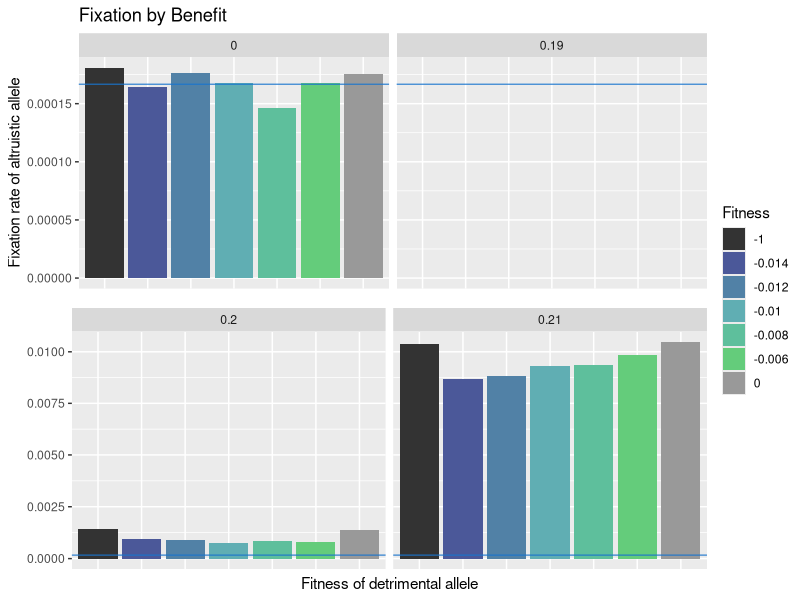
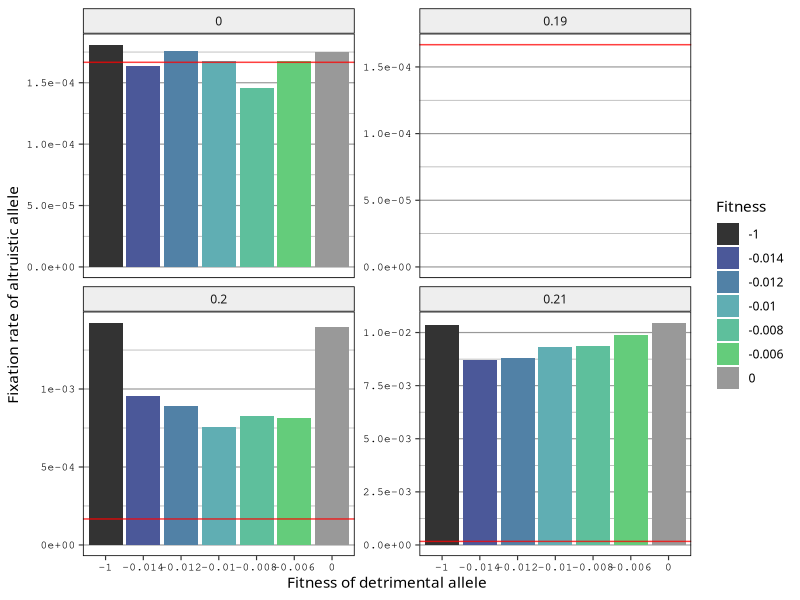
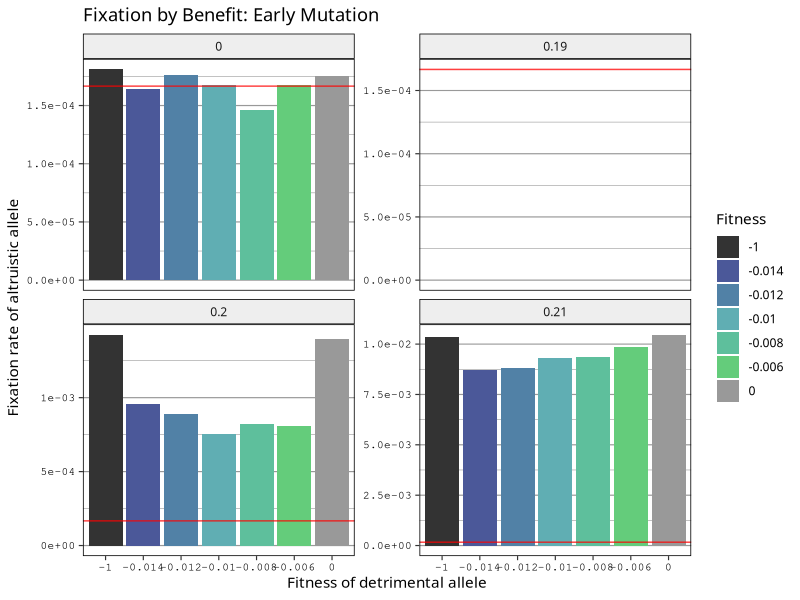

R code for these plots, in order: (Note: this script raises an error after producing the figures.)
library(tidyverse)
library(scales)
library(ggpubr)
setwd("~/Desktop/Brandvain Lab/BG and kinship/")

fitnessColors = c("#333333",
                  "#4B5899", 
                  "#5181A6", 
                  "#60AEB3", 
                  "#5EBF9C", 
                  "#64CC7B",
                  "#999999")


litterColors = c("#528FCC",
                 "#4747B3", 
                 "#562D80", 
                 "#730A3F", 
                 "#400D0E")

litterColorsNo2 = c("#528FCC",
#                 "#4747B3", 
                 "#562D80", 
                 "#730A3F", 
                 "#400D0E")


litterColors2 = c("#E6D273",
                  "#AEBF56", 
                  "#4A943B", 
                  "#24663A", 
                  "#0F332D")

fitnessLabels = c("-1",
                  "-0.014",
                  "-0.012",
                  "-0.010",
                  "-0.008",
                  "-0.006",
                  " 0")

custom_theme <- function (base_size = 12, base_family = "") {
  theme_bw(base_size, base_family, base_line_size = base_size / 30) %+replace%
    theme(text = element_text(colour = "black",
                              family = "Geneva"),
          #axis.text.x=element_blank(),
          #axis.ticks.x=element_blank(),
          axis.text = element_text(family = "Courier",
                                   size = base_size / 1.5),
          panel.grid.major.x = element_blank(),
          panel.background = element_blank(),
          panel.border = element_rect(fill = NA,
                                      color = "black"),
          panel.grid = element_line(color = "#999999"),
          strip.background = element_rect(color = "black",
                                          fill = "#EEEEEE"),
          plot.background = element_rect(fill = NA,
                                         color = NA)
          )
  }

#         Data

#large increments, mutation introducd in early()
earlyStats <- read_csv("Data/largeIncrements.csv")

earlyRow1 <- ggplot(earlyStats %>% 
                      filter(benefit < 0.2) %>% 
                      mutate(fitness = factor(fitness)),
                    aes(x = fitness,
                        y = percentFixed,
                        group = factor(benefit),
                        fill = fitness)) +
  scale_fill_manual(name = "Fitness",
                    values = fitnessColors) +
  geom_col() +
  #scale_y_continuous(labels = scientific) +
  scale_y_continuous(trans = "log1p") +
  theme(axis.text.x=element_blank(),
        axis.ticks.x=element_blank()) +
  #facet_wrap(~benefit, scales = "free_y") +
  facet_wrap(~benefit) +
  geom_hline(yintercept = 1/6000,
             color = "dodgerblue3",
             alpha = 0.75) +
  ylab("Fixation rate of altruistic allele") + 
  theme(axis.title.x=element_blank()) +
  ggtitle("Fixation by Benefit")

earlyRow2 <- ggplot(earlyStats %>% 
                      filter(benefit >= 0.2) %>% 
                      filter(benefit != 0.22) %>%
                      mutate(fitness = factor(fitness)),
                    aes(x = fitness,
                        y = percentFixed,
                        group = factor(benefit),
                        fill = fitness)) +
  scale_fill_manual(name = "Fitness",
                    values = fitnessColors) +
  geom_col() +
  #scale_y_continuous(labels = scientific) +
  scale_y_continuous(trans = "log1p") +
  theme(axis.text.x=element_blank(),
        axis.ticks.x=element_blank()) +
  #facet_wrap(~benefit, scales = "free_y") +
  facet_wrap(~benefit) +
  geom_hline(yintercept = 1/6000,
             color = "dodgerblue3",
             alpha = 0.75) +
  xlab("Fitness of detrimental allele") +
  ylab(" ")

ggarrange(earlyRow1, earlyRow2, 
          ncol = 1, nrow = 2, 
          common.legend = TRUE,
          legend = "right"
          )

#normal early plot
ggplot(earlyStats %>% 
         #filter(benefit != 0.19) %>% 
         mutate(fitness = factor(fitness)),
       aes(x = fitness,
           y = percentFixed,
           group = factor(benefit),
           fill = fitness)) +
  scale_fill_manual(name = "Fitness",
                    values = fitnessColors) +
  geom_col() +
  scale_y_continuous(labels = scientific) +
  facet_wrap(~benefit, scales = "free_y") +
  #facet_wrap(~benefit) +
  geom_hline(yintercept = 1/6000,
             color = "red",
             alpha = 0.75) +
  xlab("Fitness of detrimental allele") +
  ylab("Fixation rate of altruistic allele") + 
  custom_theme()



# late
lateStats <- "Data/lateLargeIncrements.csv"

ggplot(earlyStats %>% 
         filter(benefit != 0.22) %>% 
         mutate(fitness = factor(fitness)),
       aes(x = fitness,
           y = percentFixed,
           group = factor(benefit),
           fill = fitness)) +
  scale_fill_manual(name = "Fitness",
                    values = fitnessColors) +
  geom_col() +
  scale_y_continuous(labels = scientific_format(width = 7)) +
  facet_wrap(~benefit, scales = "free_y") +
  #facet_wrap(~benefit) +
  geom_hline(yintercept = 1/6000,
             color = "red",
             alpha = 0.75) +
  xlab("Fitness of detrimental allele") +
  ylab("Fixation rate of altruistic allele") + 
  ggtitle("Fixation by Benefit: Early Mutation") +
  custom_theme()


ggplot(lateStats %>% mutate(fitness = factor(fitness)),
       aes(x = fitness,
           y = percentFixed,
           group = factor(benefit),
           fill = fitness)) +
  scale_fill_manual(name = "Fitness",
                    values = fitnessColors) +
  geom_col() +
  scale_y_continuous(labels = scientific_format(width = 7)) +
  theme(axis.text.x=element_blank(),
        axis.ticks.x=element_blank()) +
  facet_wrap(~benefit, scales = "free_y") +
  geom_hline(yintercept = 1/2000,
             color = "red",
             alpha = 0.75) +
  xlab("Fitness of detrimental allele") +
  ylab("Fixation rate of altruistic allele") + 
  ggtitle("Fixation by Benefit: Late Mutation") + 
  custom_theme()

# combine late and early
lateStats$type = "late"
earlyStats$type = "early"

#0

early0 <- ggplot(earlyStats %>% 
                   filter(benefit == 0) %>% 
                   mutate(fitness = factor(fitness)),
                 aes(x = fitness,
                     y = percentFixed,
                     group = factor(benefit),
                     fill = fitness)) +
  scale_fill_manual(name = "Fitness",
                    values = fitnessColors) +
  geom_col() +
  scale_y_continuous(labels = scientific,
                     limits = c(0, 1.1/6000)) +
  theme(axis.text.x=element_blank(),
        axis.ticks.x=element_blank()) +
  geom_hline(yintercept = 1/6000,
             color = "dodgerblue3",
             alpha = 0.75) +
  xlab("Fitness of detrimental allele") +
  ylab("Fixation rate of altruistic allele") + 
  ggtitle("Fixation: Early") + 
  custom_theme()

late0 <- ggplot(lateStats %>% 
                  filter(benefit == 0) %>% 
                  mutate(fitness = factor(fitness)),
                aes(x = fitness,
                    y = percentFixed,
                    group = factor(benefit),
                    fill = fitness)) +
  scale_fill_manual(name = "Fitness",
                    values = fitnessColors) +
  geom_col() +
  scale_y_continuous(labels = scientific,
                     limits = c(0, 1.1/2000)) +
  theme(axis.text.x=element_blank(),
        axis.ticks.x=element_blank(),
        axis.title.y = element_blank()) +
  geom_hline(yintercept = 1/2000,
             color = "dodgerblue3",
             alpha = 0.75) +
  xlab("Fitness of detrimental allele") +
  ggtitle("Fixation: Late") + 
  custom_theme()

ggarrange(early0, late0,
          ncol = 2,
          common.legend = TRUE,
          legend = "right")

early2 <- ggplot(earlyStats %>% 
                   filter(benefit == 0.2) %>% 
                   mutate(fitness = factor(fitness)),
                 aes(x = fitness,
                     y = percentFixed,
                     group = factor(benefit),
                     fill = fitness)) +
  scale_fill_manual(name = "Fitness",
                    values = fitnessColors) +
  geom_col() +
  scale_y_continuous(labels = scientific,
                     limits = c(0, 8.7/6000)) +
  theme(axis.text.x=element_blank(),
        axis.ticks.x=element_blank()) +
  geom_hline(yintercept = 1/6000,
             color = "red",
             alpha = 0.75) +
  xlab("Fitness of detrimental allele") +
  ylab("Fixation rate of altruistic allele") + 
  ggtitle("Early Mutation") + 
  custom_theme() %+replace%
  theme(axis.text.x=element_blank(),
        axis.ticks.x=element_blank())
  
late2 <- ggplot(lateStats %>% 
                  filter(benefit == 0.2) %>% 
                  mutate(fitness = factor(fitness)),
                aes(x = fitness,
                    y = percentFixed,
                    group = factor(benefit),
                    fill = fitness)) +
  scale_fill_manual(name = "Fitness",
                    values = fitnessColors) +
  geom_col() +
  scale_y_continuous(labels = scientific,
                     limits = c(0, 8.7/2000)) +
  theme(axis.text.x=element_blank(),
        axis.ticks.x=element_blank(),
        axis.title.y = element_blank()) +
  geom_hline(yintercept = 1/2000,
             color = "red",
             alpha = 0.75) +
  xlab("Fitness of detrimental allele") +
  ggtitle("Late Mutation") +
  custom_theme() %+replace%
  theme(axis.text.x=element_blank(),
        axis.ticks.x=element_blank(),
        axis.title.y = element_blank())

ggarrange(early2, late2,
          ncol = 2,
          common.legend = TRUE,
          legend = "right") + 


#both <- full_join(lateStats, BGKstats)

#ggplot(both %>% mutate(fitness = factor(fitness)), 
#       aes(x = fitness, 
#           y = percentFixed, 
#           group = factor(type))) +
#  geom_line() + 
#  facet_wrap(~type+benefit, scales = "free_y") + 
#  geom_hline(yintercept = 1/2000, color = "red") + 
#  geom_hline(yintercept = 1/6000, color = "blue")


# compare early and late for benefit = 0.2
both2 <- full_join(lateStats %>% filter(benefit == 0.2), 
                   BGKstats %>% filter(benefit == 0.2))

ggplot(both2 %>% 
         mutate(fitness = factor(fitness)),
       aes (x = fitness, 
            y  = percentFixed,
            group = factor(type),
            fill = fitness)) +
  scale_fill_manual(values = fitnessColors) +
  geom_col() +
  scale_y_continuous(labels = scientific) +
  theme(axis.text.x=element_blank(),
        axis.ticks.x=element_blank()) +
  facet_wrap(~type, scales = "free_y") + 
  xlab("Fitness of detrimental allele") + 
  ylab("Fixation rate of altruistic allele") + 
  ggtitle("Early vs Late at Benefit = 0.20")

#compare early and late for benefit = 0.21
both21 <- full_join(lateStats %>% filter(benefit == 0.21),
                    BGKstats %>% filter(benefit == 0.21))

ggplot(both21 %>% 
         mutate(fitness = factor(fitness)),
       aes (x = fitness, 
            y  = percentFixed,
            group = factor(type),
            fill = fitness)) +
  scale_fill_manual(values = fitnessColors) +
  geom_col() +
  scale_y_continuous(labels = scientific) +
  theme(axis.text.x=element_blank(),
        axis.ticks.x=element_blank()) +
  facet_wrap(~type, scales = "free_y") +
  xlab("Fitness of detrimental allele") + 
  ylab("Fixation rate of altruistic allele") + 
  ggtitle("Early vs Late at Benefit = 0.21")

# smaller increments
fineStats <- read_csv("Data/fineIncrements.csv")

ggplot(fineStats %>% 
         filter(benefit >= 0.193) %>%
         mutate(fitness = factor(fitness)),
       aes (x = fitness, 
            y  = percentFixed,
            group = factor(benefit),
            fill = fitness)) +
  scale_fill_manual(name = "Fitness",
                    values = fitnessColors) +
  geom_col() +
  scale_y_continuous(labels = number_format(trim = FALSE)) +
  theme(axis.text.x=element_blank(),
        axis.ticks.x=element_blank()) +
  facet_wrap(~benefit, scales = "free_y") + 
  geom_hline(yintercept = 1/6000,
             color = "red",
             alpha = 0.75) +
  xlab("Fitness of detrimental allele") + 
  ylab("Fixation rate of altruistic allele") + 
  ggtitle("Fixation by Benefit from Being Helped") + 
  custom_theme()

ggplot(fineStats %>% 
         filter(benefit >= 0.195 & benefit < 0.201) %>%
         mutate(fitness = factor(fitness)),
       aes (x = fitness, 
            y  = percentFixed,
            group = factor(benefit),
            fill = fitness)) +
  scale_fill_manual(name = "Fitness",
                    values = fitnessColors,
                    labels = fitnessLabels) +
  scale_x_discrete(labels = fitnessLabels) +
  geom_col() +
  scale_y_continuous(labels = scientific) +
  facet_wrap(~benefit,
             scales = "free_y",
             ncol = 2) + 
  geom_hline(yintercept = 1/6000,
             color = "red",
             alpha = 0.75) +
  xlab("Fitness effect of detrimental allele") + 
  ylab("Fixation chance of dominant altruistic allele") + 
  custom_theme()  %+replace%
  theme(axis.text.x = element_text(angle = 90, hjust = 0))

ggplot(fineStats %>% 
         filter(benefit >= 0.196) %>%
         mutate(fitness = factor(fitness)),
       aes (x = fitness, 
            y  = percentFixed,
            group = factor(benefit),
            fill = fitness)) +
  scale_fill_manual(name = "Fitness",
                    values = fitnessColors,
                    labels = fitnessLabels) +
  scale_x_discrete(labels = fitnessLabels) +
  geom_col() +
  scale_y_continuous(labels = scientific) +
  facet_wrap(~benefit,
             scales = "free_y",
             ncol = 2) + 
  geom_hline(yintercept = 1/6000,
             color = "red",
             alpha = 0.75) +
  xlab("Fitness effect of detrimental allele") + 
  ylab("Fixation chance of dominant altruistic allele") + 
  custom_theme()  %+replace%
  theme(axis.text.x = element_text(angle = 90, hjust = 0))

#ggplot(het6 %>% 
ggplot(hetStats %>% filter(numInter == 1) %>%
         filter(benefit >= 0.198) %>%
         mutate(fitness = factor(fitness)),
       aes (x = fitness, 
            y  = percentFixed,
            group = factor(benefit),
            fill = fitness)) +
  scale_fill_manual(name = "Fitness",
                    values = fitnessColors,
                    labels = fitnessLabels) +
  scale_x_discrete(labels = fitnessLabels) +
  geom_col() +
  scale_y_continuous(labels = scientific) +
  facet_wrap(~benefit,
             scales = "free_y",
             ncol = 2) + 
  geom_hline(yintercept = 1/6000,
             color = "red",
             alpha = 0.75) +
  xlab("Fitness effect of detrimental allele") + 
  ylab("Fixation chance of non-dominant altruistic allele") + 
  custom_theme()  %+replace%
  theme(axis.text.x = element_text(angle = 90, hjust = 0))

ggplot(fineStats %>% 
         filter(benefit >= 0.1956) %>%
         mutate(fitness = factor(fitness)),
       aes (x = fitness, 
            y  = percentFixed * 6000,
            group = factor(benefit),
            fill = fitness)) +
  scale_fill_manual(name = "Fitness",
                    values = fitnessColors) +
  geom_col() +
  scale_y_continuous(#labels = scientific,
                     trans = "log10") +
  theme(axis.text.x=element_blank(),
        axis.ticks.x=element_blank()) +
  facet_wrap(~benefit) + 
  geom_hline(yintercept = 1,
             color = "red",
             alpha = 0.75) +
  xlab("Fitness of detrimental allele") + 
  ylab("Fixation rate of altruistic allele") + 
  ggtitle("Fixation by Benefit: Small Increments")



fineRow1 <- ggplot(fineStats %>% 
         filter(benefit < 0.196) %>%
           filter(benefit > 0.192) %>% 
         mutate(fitness = factor(fitness)),
       aes (x = fitness, 
            y  = percentFixed,
            group = factor(benefit),
            fill = fitness)) +
  scale_fill_manual(name = "Fitness",
                    values = fitnessColors) +
  geom_col() +
  scale_y_continuous(labels = scientific_format(width = 7)) +
  facet_wrap(~benefit) + 
  geom_hline(yintercept = 1/6000,
             color = "red",
             alpha = 0.75) +
  ylab(" ") + 
  ggtitle("Fixation by Benefit: Small Increments") +
  custom_theme() %+replace%
  theme(axis.text.x=element_blank(),
        axis.ticks.x=element_blank(),
        axis.title.x = element_blank())

fineRow2 <- ggplot(fineStats %>% 
                     filter(benefit < 0.199) %>%
                     filter(benefit >= 0.196) %>% 
                     mutate(fitness = factor(fitness)),
                   aes (x = fitness, 
                        y  = percentFixed,
                        group = factor(benefit),
                        fill = fitness)) +
  scale_fill_manual(name = "Fitness",
                    values = fitnessColors) +
  geom_col() +
  scale_y_continuous(labels = scientific_format(width = 7)) +
  facet_wrap(~benefit) + 
  geom_hline(yintercept = 1/6000,
             color = "red",
             alpha = 0.75) +
  ylab("Fixation rate of altruistic allele") +
  custom_theme() %+replace%
  theme(axis.text.x=element_blank(),
        axis.ticks.x=element_blank(),
        axis.title.x = element_blank())


fineRow3 <- ggplot(fineStats %>% 
                     filter(benefit >= 0.199) %>% 
                     mutate(fitness = factor(fitness)),
                   aes (x = fitness, 
                        y = percentFixed,
                        group = factor(benefit),
                        fill = fitness)) +
  scale_fill_manual(name = "Fitness",
                    values = fitnessColors) +
  geom_col() +
  scale_y_continuous(labels = scientific_format(width = 7)) +
  theme(axis.text.x=element_blank(),
        axis.ticks.x=element_blank()) +
  facet_wrap(~benefit) + 
  geom_hline(yintercept = 1/6000,
             color = "red",
             alpha = 0.75) +
  xlab("Fitness of detrimental allele") + 
  ylab(" ") +
  custom_theme() %+replace%
  theme(axis.text.x=element_blank(),
        axis.ticks.x=element_blank(),
        axis.text.y.left = element_text(family = "Courier"))
  
ggarrange(fineRow1, fineRow2, fineRow3,
          nrow = 3,
          common.legend = TRUE,
          legend = "right")

#litter
litterStats <- read_csv("Data/litter.csv")

ggplot(litterStats %>% 
         mutate(fitness = factor(fitness)),
       aes (x = fitness, 
            y  = percentFixed,
            group = factor(litterSize),
            color = factor(litterSize))) +
  geom_point() +
  scale_color_manual(name = "Litter Size",
                    values = litterColors,
                    guide = guide_legend(reverse = TRUE)) +
  geom_line(data = litterStats %>% 
              mutate(fitness = factor(fitness)) %>% 
              filter(fitness != 0) %>%
              filter(fitness != -1),
            size = 1) + 
  geom_line(data = litterStats %>% 
              filter(fitness <= -0.014) %>%
              mutate(fitness = factor(fitness)),
            linetype = "dashed") +
  geom_line(data = litterStats %>% 
              filter(fitness >= -0.006) %>%
              mutate(fitness = factor(fitness)),
            linetype = "dashed") +
  geom_hline(yintercept = 1/4000,
             color = litterColors[1],
             alpha = 0.9) + 
  geom_hline(yintercept = 1/6000,
             color = litterColors[2],
             alpha = 0.9) + 
  geom_hline(yintercept = 1/8000,
             color = litterColors[3],
             alpha = 0.9) + 
  geom_hline(yintercept = 1/10000,
             color = litterColors[4],
             alpha = 0.9) + 
  geom_hline(yintercept = 1/12000,
             color = litterColors[5],
             alpha = 0.9) + 
  facet_wrap(~benefit, scales = "free_y") +
  scale_y_continuous(labels = scientific,
                     trans = "log1p") +
  xlab("Fitness of detrimental allele") + 
  ylab("Fixation rate of altruistic allele") + 
  ggtitle("Fixation by Benefit and Litter Size") + 
  custom_theme() %+replace%
  theme(axis.text.x = element_text(angle = 90, hjust = 0),
        axis.ticks.y = element_line(),
        panel.grid.major.x = element_line(color = "#BBBBBB"))

litterNo2 = litterStats %>% filter(litterSize != 2)

ggplot(litterNo2 %>%
         mutate(fitness = factor(fitness)),
       aes (x = fitness, 
            y  = percentFixed,
            group = factor(litterSize),
            color = factor(litterSize))) +
  geom_point() +
  scale_color_manual(name = "Litter Size",
                     values = litterColorsNo2,
                     guide = guide_legend(reverse = TRUE)) +
  geom_line(data = litterNo2 %>% 
              mutate(fitness = factor(fitness)) %>% 
              filter(fitness != 0) %>%
              filter(fitness != -1),
            size = 1) + 
  geom_line(data = litterNo2 %>% 
              filter(fitness <= -0.014) %>%
              mutate(fitness = factor(fitness)),
            linetype = "dashed") +
  geom_line(data = litterNo2 %>% 
              filter(fitness >= -0.006) %>%
              mutate(fitness = factor(fitness)),
            linetype = "dashed") +
  geom_hline(yintercept = 1/4000,
             color = litterColorsNo2[1],
             alpha = 0.9) + 
  geom_hline(yintercept = 1/6000,
             color = litterColorsNo2[2],
             alpha = 0.9) + 
  geom_hline(yintercept = 1/8000,
             color = litterColorsNo2[3],
             alpha = 0.9) + 
  geom_hline(yintercept = 1/10000,
             color = litterColorsNo2[4],
             alpha = 0.9) + 
  geom_hline(yintercept = 1/12000,
             color = litterColorsNo2[5],
             alpha = 0.9) + 
  facet_wrap(~benefit, scales = "free_y") +
  scale_y_continuous(labels = scientific,
                     trans = "log1p") +
  xlab("Fitness of detrimental allele") + 
  ylab("Fixation rate of altruistic allele") + 
  custom_theme() %+replace%
  theme(axis.text.x = element_text(angle = 90, hjust = 0),
        axis.ticks.y = element_line(),
        panel.grid.major.x = element_line(color = "#BBBBBB"))

ggplot(litterStats %>% 
         mutate(fitness = factor(fitness)),
       aes (x = fitness, 
            y  = percentFixed,
            group = factor(litterSize),
            #color = factor(litterSize),
            fill = factor(litterSize))) +
  scale_fill_manual(name = "Litter Size",
                    values = litterColors2) +
  #geom_line() +
  geom_col(position = position_dodge()) +
  facet_wrap(~benefit, scales = "free_y") + 
  geom_hline(yintercept = 1/4000,
             color = litterColors[1],
             alpha = 0.9) +
  geom_hline(yintercept = 1/6000,
             color = litterColors[2],
             alpha = 0.9) +
  geom_hline(yintercept = 1/8000,
             color = litterColors[3],
             alpha = 0.9) +
  geom_hline(yintercept = 1/10000,
             color = litterColors[4],
             alpha = 0.9) +
  geom_hline(yintercept = 1/12000,
             color = litterColors[5],
             alpha = 0.9) +
  xlab("Fitness of detrimental allele") + 
  ylab("Fixation rate of altruistic allele") + 
  ggtitle("Fixation by Benefit and Litter Size")


ggplot(litterStats %>% 
         filter(litterSize == 2) %>%
         mutate(fitness = factor(fitness)),
       aes (x = fitness, 
            y  = percentFixed,
            group = factor(litterSize),
            fill = factor(fitness))) +
  scale_fill_manual(name = "Fitness",
                    values = fitnessColors,
                    labels = fitnessLabels) +
  scale_y_continuous(labels = scientific) +
  geom_col() +
  facet_wrap(~benefit, scales = "fixed") + 
  geom_hline(yintercept = 1/4000,
             #color = "dodgerblue3",
             color = "red",
             alpha = 0.75) +
  xlab("Fitness of detrimental allele") + 
  ylab("Fixation rate of altruistic allele") + 
  ggtitle("Fixation by Benefit when Litter Size = 2") + 
  custom_theme() %+replace%
  theme(axis.text.x=element_blank(),
        axis.ticks.x=element_blank())

#recombination
recomStats <- read_csv("Data/recombination.csv")

ggplot(recomStats %>% 
         mutate(fitness = factor(fitness)),
       aes (x = fitness, 
            y  = percentFixed,
            group = factor(recom_rate),
            fill = factor(fitness))) +
  scale_fill_manual(name = "Fitness",
                    values = fitnessColors,
                    labels = fitnessLabels) +
  geom_col() +
  facet_wrap(~recom_rate) + 
  geom_hline(yintercept = 1/6000,
             color = "red",
             alpha = 0.75) +
  xlab("Fitness of detrimental allele") + 
  ylab("Fixation rate of altruistic allele") + 
  ggtitle("Fixation by Recombination Rate") + 
  custom_theme() %+replace%
  theme(axis.text.x=element_blank(),
        axis.ticks.x=element_blank())

#one-way interactions
oneStats <- read_csv("Data/oneWayInteractions.csv")

oneL4 <- oneStats %>% filter(litterSize == 4)
oneL2 <- oneStats %>% filter(litterSize == 2)

filteredOne <- oneStats %>% filter(benefit > 0.195) %>% filter(litterSize != 2)

ggplot(oneStats %>% 
         mutate(fitness = factor(fitness)),
       aes (x = fitness, 
            y  = percentFixed,
            group = factor(litterSize),
            color = factor(litterSize))) +
  geom_point() +
  scale_color_manual(name = "Litter Size",
                     values = litterColors) +
  geom_line(data = oneStats %>% 
              mutate(fitness = factor(fitness)) %>% 
              filter(fitness != 0) %>%
              filter(fitness != -1),
            size = 1) + 
  geom_line(data = oneStats %>% 
              filter(fitness <= -0.014) %>%
              mutate(fitness = factor(fitness)),
            linetype = "dashed") +
  geom_line(data = oneStats %>% 
              filter(fitness >= -0.006) %>%
              mutate(fitness = factor(fitness)),
            linetype = "dashed") +
  geom_hline(yintercept = 1/4000,
             color = litterColors[1],
             alpha = 0.9) + 
  geom_hline(yintercept = 1/6000,
             color = litterColors[2],
             alpha = 0.9) + 
  geom_hline(yintercept = 1/8000,
             color = litterColors[3],
             alpha = 0.9) + 
  geom_hline(yintercept = 1/10000,
             color = litterColors[4],
             alpha = 0.9) + 
  geom_hline(yintercept = 1/12000,
             color = litterColors[5],
             alpha = 0.9) + 
  facet_wrap(~benefit, scales = "free_y") +
  scale_y_continuous(labels = scientific,
                     trans = "log1p") +
  xlab("Fitness of detrimental allele") + 
  ylab("Fixation rate of altruistic allele") + 
  ggtitle("Fixation by Benefit and Litter Size") + 
  custom_theme() %+replace%
  theme(axis.text.x = element_text(angle = 90, hjust = 0),
        axis.ticks.y = element_line(),
        panel.grid.major.x = element_line(color = "#BBBBBB"))

ggplot(filteredOne %>% 
         mutate(fitness = factor(fitness)),
       aes (x = fitness, 
            y  = percentFixed,
            group = factor(litterSize),
            color = factor(litterSize))) +
  geom_point() +
  scale_color_manual(name = "Litter Size",
                     values = litterColors) +
  geom_line(data = filteredOne %>% 
              mutate(fitness = factor(fitness)) %>% 
              filter(fitness != 0) %>%
              filter(fitness != -1),
            size = 1) + 
  geom_line(data = filteredOne %>% 
              filter(fitness <= -0.014) %>%
              mutate(fitness = factor(fitness)),
            linetype = "dashed") +
  geom_line(data = filteredOne %>% 
              filter(fitness >= -0.006) %>%
              mutate(fitness = factor(fitness)),
            linetype = "dashed") +
  geom_hline(yintercept = 1/6000,
             color = litterColors[1],
             alpha = 0.9) + 
  geom_hline(yintercept = 1/8000,
             color = litterColors[2],
             alpha = 0.9) + 
  geom_hline(yintercept = 1/10000,
             color = litterColors[3],
             alpha = 0.9) + 
  geom_hline(yintercept = 1/12000,
             color = litterColors[4],
             alpha = 0.9) + 
  facet_wrap(~benefit, scales = "free_y") +
  scale_y_continuous(labels = scientific,
                     trans = "log1p") +
  xlab("Fitness of detrimental allele") + 
  ylab("Fixation rate of altruistic allele") + 
  ggtitle("Fixation by Benefit and Litter Size") + 
  custom_theme() %+replace%
  theme(axis.text.x = element_text(angle = 90, hjust = 0),
        axis.ticks.y = element_line(),
        panel.grid.major.x = element_line(color = "#BBBBBB"))


ggplot(oneL4 %>% 
         mutate(fitness = factor(fitness)),
       aes (x = fitness, 
            y  = percentFixed,
            group = factor(benefit),
            fill = fitness)) +
  scale_fill_manual(name = "Fitness",
                    values = fitnessColors,
                    labels = fitnessLabels) +
  scale_x_discrete(labels = fitnessLabels) +
  geom_col() +
  scale_y_continuous(labels = number_format(trim = FALSE)) +
  facet_wrap(~benefit,
             scales = "free_y") + 
  geom_hline(yintercept = 1/6000,
             color = "red",
             alpha = 0.75) +
  xlab("Fitness effect of detrimental allele") + 
  ylab("Fixation chance of altruistic allele") + 
  ggtitle("Fixation Chance by Benefit from Being Helped") + 
  custom_theme()  %+replace%
  theme(axis.text.x = element_text(angle = 90, hjust = 0))

ggplot(oneL2 %>% filter(benefit != 0.195) %>%
         mutate(fitness = factor(fitness)),
       aes (x = fitness, 
            y  = percentFixed,
            group = factor(benefit),
            fill = fitness)) +
  scale_fill_manual(name = "Fitness",
                    values = fitnessColors,
                    labels = fitnessLabels) +
  scale_x_discrete(labels = fitnessLabels) +
  geom_col() +
  scale_y_continuous(labels = number_format(trim = FALSE)) +
  facet_wrap(~benefit,
             scales = "fixed") + 
  geom_hline(yintercept = 1/4000,
             color = "red",
             alpha = 0.75) +
  xlab("Fitness effect of detrimental allele") + 
  ylab("Fixation chance of altruistic allele") + 
  ggtitle("Fixation Chance by Benefit from Being Helped") + 
  custom_theme()  %+replace%
  theme(axis.text.x = element_text(angle = 90, hjust = 0))

#single interaction
singleStats <- read_csv("Data/singleInteractions.csv")

singleFine <- singleStats %>% filter(benefit > 0.19 & benefit < 0.21)
singleBig <- singleStats %>% filter(benefit <= 0.19 | benefit >= 0.21 | benefit == 0.2)

ggplot(singleFine %>% 
         mutate(fitness = factor(fitness)),
       aes (x = fitness, 
            y  = percentFixed,
            group = factor(litterSize),
            color = factor(litterSize))) +
  geom_point() +
  scale_color_manual(name = "Litter Size",
                     values = litterColors) +
  geom_line(data = singleFine %>% 
              mutate(fitness = factor(fitness)) %>% 
              filter(fitness != 0) %>%
              filter(fitness != -1),
            size = 1) + 
  geom_line(data = singleFine %>% 
              filter(fitness <= -0.014) %>%
              mutate(fitness = factor(fitness)),
            linetype = "dashed") +
  geom_line(data = singleFine %>% 
              filter(fitness >= -0.006) %>%
              mutate(fitness = factor(fitness)),
            linetype = "dashed") +
  geom_hline(yintercept = 1/4000,
             color = litterColors[1],
             alpha = 0.9) + 
  geom_hline(yintercept = 1/6000,
             color = litterColors[2],
             alpha = 0.9) + 
  geom_hline(yintercept = 1/8000,
             color = litterColors[3],
             alpha = 0.9) + 
  geom_hline(yintercept = 1/10000,
             color = litterColors[4],
             alpha = 0.9) + 
  geom_hline(yintercept = 1/12000,
             color = litterColors[5],
             alpha = 0.9) + 
  facet_wrap(~benefit, scales = "free_y") +
  scale_y_continuous(labels = scientific,
                     trans = "log1p") +
  xlab("Fitness of detrimental allele") + 
  ylab("Fixation rate of altruistic allele") + 
  custom_theme() %+replace%
  theme(axis.text.x = element_text(angle = 90, hjust = 0),
        axis.ticks.y = element_line(),
        panel.grid.major.x = element_line(color = "#BBBBBB"))

singleNo2 = singleFine %>% filter(litterSize != 2)

ggplot(singleNo2 %>% 
         mutate(fitness = factor(fitness)),
       aes (x = fitness, 
            y  = percentFixed,
            group = factor(litterSize),
            color = factor(litterSize))) +
  geom_point() +
  scale_color_manual(name = "Litter Size",
                     values = litterColorsNo2) +
  geom_line(data = singleNo2 %>% 
              mutate(fitness = factor(fitness)) %>% 
              filter(fitness != 0) %>%
              filter(fitness != -1),
            size = 1) + 
  geom_line(data = singleNo2 %>% 
              filter(fitness <= -0.014) %>%
              mutate(fitness = factor(fitness)),
            linetype = "dashed") +
  geom_line(data = singleNo2 %>% 
              filter(fitness >= -0.006) %>%
              mutate(fitness = factor(fitness)),
            linetype = "dashed") +
  geom_hline(yintercept = 1/6000,
             color = litterColorsNo2[1],
             alpha = 0.9) + 
  geom_hline(yintercept = 1/8000,
             color = litterColorsNo2[2],
             alpha = 0.9) + 
  geom_hline(yintercept = 1/10000,
             color = litterColorsNo2[3],
             alpha = 0.9) + 
  geom_hline(yintercept = 1/12000,
             color = litterColorsNo2[4],
             alpha = 0.9) + 
  facet_wrap(~benefit, scales = "free_y") +
  scale_y_continuous(labels = scientific,
                     trans = "log1p") +
  xlab("Fitness of detrimental allele") + 
  ylab("Fixation rate of altruistic allele") + 
  custom_theme() %+replace%
  theme(axis.text.x = element_text(angle = 90, hjust = 0),
        axis.ticks.y = element_line(),
        panel.grid.major.x = element_line(color = "#BBBBBB"))

ggplot(singleBig %>% filter(litterSize == 4) %>%
         mutate(fitness = factor(fitness)),
       aes(x = fitness,
           y = percentFixed,
           group = factor(benefit),
           fill = fitness)) +
  scale_fill_manual(name = "Fitness",
                    values = fitnessColors,
                    labels = fitnessLabels) +
  scale_x_discrete(labels = fitnessLabels) +
  geom_col() +
  scale_y_continuous(labels = scientific) +
  facet_wrap(~benefit, scales = "free_y") +
  #facet_wrap(~benefit) +
  geom_hline(yintercept = 1/6000,
             color = "red",
             alpha = 0.75) +
  xlab("Fitness of detrimental allele") +
  ylab("Fixation rate of altruistic allele") + 
  custom_theme() %+replace%
  theme(axis.text.x = element_text(angle = 90, hjust = 0))

#heterozygosity
hetStats <- read_csv("Data/heterozygous50.csv")

het6 <- hetStats %>% filter(numInter == 6)

domSingle <- singleFine %>% filter(litterSize == 4)
domSingle$numInter = 1

domSix <- fineStats %>% filter(benefit > 0.195)
domSix$numInter = 6

domStats <- full_join(domSingle, domSix)

interColors = c("#88C5EB",
                "#5AB0E6",
                "#284E66")

ggplot(hetStats %>% 
         mutate(fitness = factor(fitness)),
       aes (x = fitness, 
            y  = percentFixed,
            group = factor(numInter),
            color = factor(numInter))) +
  scale_color_manual(name = "Number of\nInteractions",
                     values = interColors) +
  geom_point() +
  geom_line(data = hetStats %>% 
              mutate(fitness = factor(fitness)) %>% 
              filter(fitness != 0) %>%
              filter(fitness != -1),
            size = 1) + 
  geom_line(data = hetStats %>% 
              filter(fitness <= -0.014) %>%
              mutate(fitness = factor(fitness)),
            linetype = "dashed") +
  geom_line(data = hetStats %>% 
              filter(fitness >= -0.006) %>%
              mutate(fitness = factor(fitness)),
            linetype = "dashed") +
  geom_hline(yintercept = 1/6000,
             color = "blue",
             alpha = 1) + 
  facet_wrap(~benefit, scales = "free_y") +
  scale_y_continuous(labels = scientific,
                     trans = "log1p") +
  xlab("Fitness of detrimental allele") + 
  ylab("Fixation rate of altruistic allele") + 
  custom_theme() %+replace%
  theme(axis.text.x = element_text(angle = 90, hjust = 0),
        axis.ticks.y = element_line(),
        panel.grid.major.x = element_line(color = "#BBBBBB"))

ggplot(domStats %>% 
         mutate(fitness = factor(fitness)),
       aes (x = fitness, 
            y  = percentFixed,
            group = factor(numInter),
            color = factor(numInter))) +
  geom_point() +
  geom_line(data = domStats %>% 
              mutate(fitness = factor(fitness)) %>% 
              filter(fitness != 0) %>%
              filter(fitness != -1),
            size = 1) + 
  geom_line(data = domStats %>% 
              filter(fitness <= -0.014) %>%
              mutate(fitness = factor(fitness)),
            linetype = "dashed") +
  geom_line(data = domStats %>% 
              filter(fitness >= -0.006) %>%
              mutate(fitness = factor(fitness)),
            linetype = "dashed") +
  geom_hline(yintercept = 1/6000,
             alpha = 1) + 
  facet_wrap(~benefit, scales = "free_y") +
  scale_y_continuous(labels = scientific,
                     trans = "log1p") +
  xlab("Fitness of detrimental allele") + 
  ylab("Fixation rate of altruistic allele") + 
  ggtitle("Completely Dominant") +
  custom_theme() %+replace%
  theme(axis.text.x = element_text(angle = 90, hjust = 0),
        axis.ticks.y = element_line(),
        panel.grid.major.x = element_line(color = "#BBBBBB"))


recStats <- recStats1

ggplot(recStats %>% 
         mutate(fitness = factor(fitness)),
       aes (x = fitness, 
            y  = percentFixed,
            group = factor(numInter),
            color = factor(numInter))) +
  scale_color_manual(name = "Number of\nInteractions",
                     values = interColors) +
  geom_point() +
  geom_line(data = recStats %>% 
              mutate(fitness = factor(fitness)) %>% 
              filter(fitness != 0) %>%
              filter(fitness != -1),
            size = 1) + 
  geom_line(data = recStats %>% 
              filter(fitness <= -0.014) %>%
              mutate(fitness = factor(fitness)),
            linetype = "dashed") +
  geom_line(data = recStats %>% 
              filter(fitness >= -0.006) %>%
              mutate(fitness = factor(fitness)),
            linetype = "dashed") +
  geom_hline(yintercept = 1/6000,
             color = "blue",
             alpha = 1) + 
  facet_wrap(~benefit, scales = "free_y") +
  scale_y_continuous(labels = scientific,
                     trans = "log1p") +
  xlab("Fitness of detrimental allele") + 
  ylab("Fixation rate of altruistic allele") + 
  custom_theme() %+replace%
  theme(axis.text.x = element_text(angle = 90, hjust = 0),
        axis.ticks.y = element_line(),
        panel.grid.major.x = element_line(color = "#BBBBBB"))
